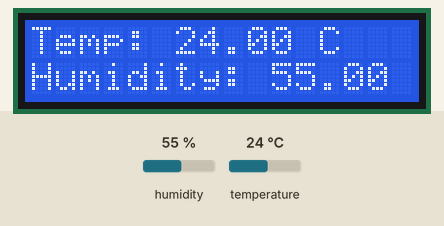
A sketch run on a simulated Arduino Uno, built with avr-gcc and run on an emulated ATmega328P. On the bench: 16×2 character LCD. The inputs (shaded band) are chosen by the test bench; at power-on: humidity 55 %, temperature 24 °C. Not simulated (calls return 0 or success): arduino_secrets.h.

Above: at 2.6 s.
2.7 s: humidity set to 22 %
At 5.5 s:
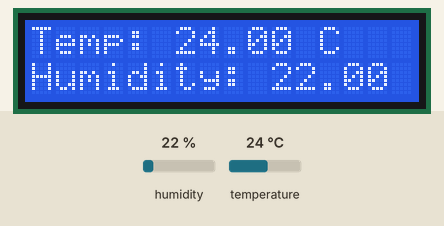
7.0 s: temperature set to 12 °C
At 8.7 s:
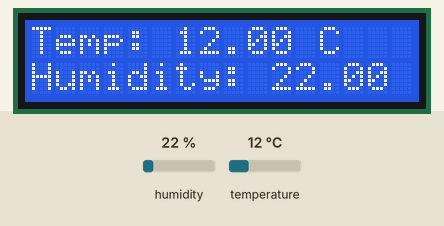
11.3 s: humidity set to 40 %
At 15.2 s:
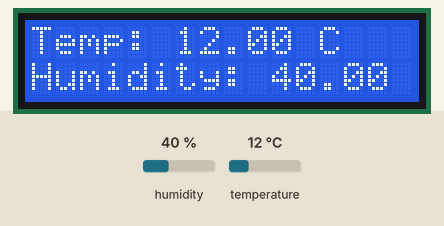
15.6 s: temperature set to 19 °C
At 18.5 s:
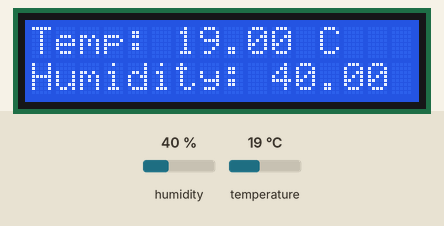
Timing chart, 0 to 20.0 s (numbered marks = the images above; inputs shaded):
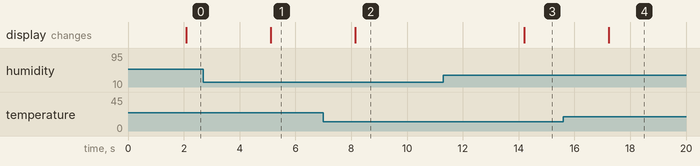

The sketch:

Display_Temperature_on_LCD.ino
```cpp
#include "arduino_secrets.h"

#include <DHT.h>
#include <LiquidCrystal.h>

// Define pin numbers
#define DHTPIN 8         // Pin connected to the DHT11 sensor
#define DHTTYPE DHT11    // DHT sensor type (DHT11)

// Initialize DHT sensor and LCD
DHT dht(DHTPIN, DHTTYPE);
LiquidCrystal lcd(7, 6, 5, 4, 3, 2);

void setup() {
  lcd.begin(16, 2);            // Initialize the LCD with 16 columns and 2 rows
  dht.begin();                 // Initialize the DHT sensor

  // Display initial text on the LCD
  lcd.print("Temp: ");
  lcd.setCursor(0, 1);         // Move to the second line
  lcd.print("Humidity: ");
}

void loop() {
  delay(2000);  // Wait a few seconds between readings

  // Read humidity and temperature values
  float humidity = dht.readHumidity();
  float temperature = dht.readTemperature(); // Temperature in Celsius

  // Check if any reading failed and exit early (to try again in the next loop)
  if (isnan(humidity) || isnan(temperature)) {
    lcd.clear();
    lcd.print("DHT Error!");
    return;
  }

  // Display temperature on LCD
  lcd.setCursor(6, 0);         // Position cursor after "Temp: "
  lcd.print(temperature);
  lcd.print(" C ");            // Print " C " to indicate Celsius

  // Display humidity on LCD
  lcd.setCursor(10, 1);        // Position cursor after "Humidity: "
  lcd.print(humidity);
  lcd.print(" % ");            // Print " % " for percentage humidity

  delay(1000); // Optional delay to control refresh rate
}
```

Measured:
- after the input at 2.7 s, the display: changes after 2.4 s (image 1)
- after the input at 7.0 s, the display: changes after 1.1 s (image 2)
- after the input at 11.3 s, the display: changes after 2.9 s (image 3)
- after the input at 15.6 s, the display: changes after 1.6 s (image 4)
